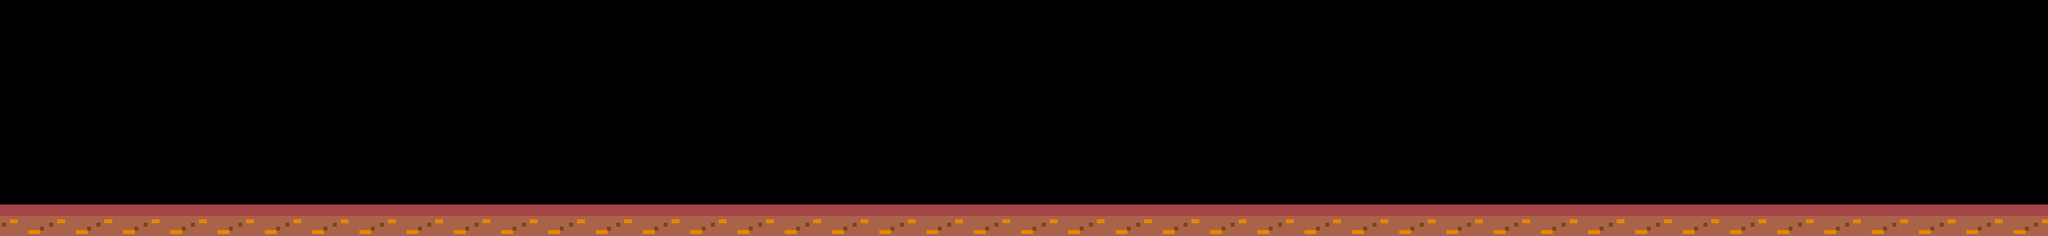

Below is a game level as drawn by its tile map, then a one-line description and the .tmx that defines it (tile-layer data replaced by summaries):
An orthogonal 130x15 tile map with 32x32 px tiles, 1 tile layer (groundLayer) and 1 object (endPoint).

<map version="1.2" tiledversion="1.2.4" orientation="orthogonal" renderorder="right-down" width="130" height="15" tilewidth="32" tileheight="32" infinite="0" nextlayerid="6" nextobjectid="4">
 <tileset firstgid="1" name="tiles" tilewidth="32" tileheight="32" tilecount="20" columns="10">
  <image source="tiles.png" trans="ff00ff" width="320" height="64" />
  <tile id="2">
   <properties>
    <property name="bricks" type="bool" value="true" />
   </properties>
  </tile>
  <tile id="3">
   <properties>
    <property name="bricks" type="bool" value="true" />
   </properties>
  </tile>
  <tile id="4">
   <properties>
    <property name="bricks" type="bool" value="true" />
   </properties>
  </tile>
  <tile id="12">
   <properties>
    <property name="bricks" type="bool" value="true" />
   </properties>
  </tile>
  <tile id="13">
   <properties>
    <property name="bricks" type="bool" value="true" />
   </properties>
  </tile>
  <tile id="14">
   <properties>
    <property name="bricks" type="bool" value="true" />
   </properties>
  </tile>
 </tileset>
 <layer id="2" name="groundLayer" width="130" height="15">
  <data>[1950 cells, 260 non-empty, 6 distinct tile ids]</data>
 </layer>
 <objectgroup id="3" name="ObjectLayer">
  <object id="3" name="endPoint" x="4034.67" y="353.501" width="122.366" height="88.3753" />
 </objectgroup>
</map>
